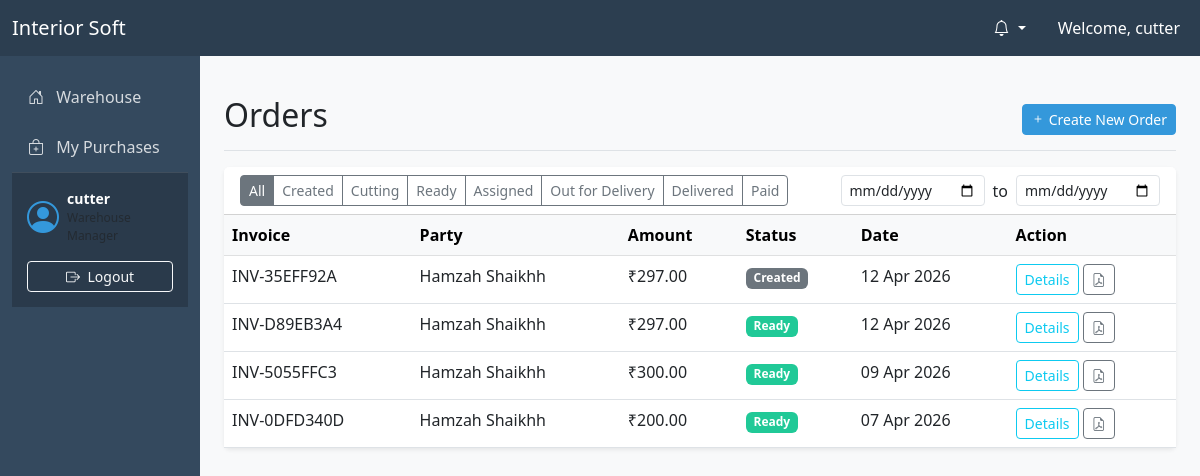
The page /orders/ (signed in) on the database its author committed.
### users/models.py (models this page shows)
class User(AbstractUser):
    SUPERADMIN = 'superadmin'
    ADMIN = 'admin'
    ACCOUNTANT = 'accountant'
    WAREHOUSE_MANAGER = 'warehouse_manager'
    DELIVERY_PERSON = 'delivery_person'
    MARKETING_PERSON = 'marketing_person'
    ROLE_CHOICES = (
        (SUPERADMIN, 'SuperAdmin'),
        (ADMIN, 'Admin'),
        (ACCOUNTANT, 'Accountant'),
        (WAREHOUSE_MANAGER, 'Warehouse Manager'),
        (DELIVERY_PERSON, 'Delivery Person'),
        (MARKETING_PERSON, 'Marketing Person'),
    )
    role = models.CharField(max_length=20, choices=ROLE_CHOICES, default=ADMIN)
    phone_number = models.CharField(max_length=15, blank=True, null=True)
    def is_superadmin(self):
        return self.role == self.SUPERADMIN
    def is_admin(self):
        return self.role == self.ADMIN or self.role == self.SUPERADMIN
    def is_accountant(self):
        return self.role == self.ACCOUNTANT
    def is_warehouse_manager(self):
        return self.role == self.WAREHOUSE_MANAGER
    def is_delivery_person(self):
        return self.role == self.DELIVERY_PERSON
    def is_marketing_person(self):
        return self.role == self.MARKETING_PERSON

### orders/models.py (models this page shows, shortened)
class Order(models.Model):
    STATUS_CHOICES = (
        ('created', 'Created'),
        ('cutting', 'Cutting'),
        ('ready', 'Ready'),
        ('assigned', 'Assigned'),
        ('out_for_delivery', 'Out for Delivery'),
        ('delivered', 'Delivered'),
        ('paid', 'Paid'),
        ('cancelled', 'Cancelled'),
    )
    invoice_number = models.CharField(max_length=50, unique=True, blank=True)
    party = models.ForeignKey(Party, on_delete=models.CASCADE, related_name='orders')
    delivery_address = models.TextField()
    status = models.CharField(max_length=20, choices=STATUS_CHOICES, default='created')
    DELIVERY_METHOD_CHOICES = (
        ('self', 'Self'),
        ('porter', 'Porter'),
        ('courier', 'Courier'),
        ('delivery_man', 'Delivery Man'),
    )
    delivery_method = models.CharField(max_length=20, choices=DELIVERY_METHOD_CHOICES, default='self')
    delivery_reference_number = models.CharField(max_length=100, blank=True, null=True)
    total_amount = models.DecimalField(max_digits=12, decimal_places=2, default=0.00)
    gst_amount = models.DecimalField(max_digits=12, decimal_places=2, default=0.00)
    grand_total = models.DecimalField(max_digits=12, decimal_places=2, default=0.00)
    balance_amount = models.DecimalField(max_digits=12, decimal_places=2, default=0.00)
    created_by = models.ForeignKey(settings.AUTH_USER_MODEL, on_delete=models.SET_NULL, null=True, related_name='created_orders')
    warehouse_manager = models.ForeignKey(settings.AUTH_USER_MODEL, on_delete=models.SET_NULL, null=True, blank=True, related_name='managed_orders')
    delivery_partner = models.ForeignKey(settings.AUTH_USER_MODEL, on_delete=models.SET_NULL, null=True, blank=True, related_name='delivered_orders')
    created_at = models.DateTimeField(auto_now_add=True)
    updated_at = models.DateTimeField(auto_now=True)

### parties/models.py (models this page shows, shortened)
class Party(models.Model):
    name = models.CharField(max_length=255)
    alias = models.CharField(max_length=255, blank=True, null=True)
    phone = models.CharField(max_length=15)
    email = models.EmailField(blank=True, null=True)
    address = models.TextField()
    gst_number = models.CharField(max_length=15, blank=True, null=True)
    credit_limit = models.DecimalField(max_digits=12, decimal_places=2, default=0.00)
    created_at = models.DateTimeField(auto_now_add=True)
    updated_at = models.DateTimeField(auto_now=True)
    class Meta:
        verbose_name_plural = "Parties"
        ordering = ['name']

### orders/views.py (the view)
# urls.py: path('', views.OrderListView.as_view(), name='order_list'),
class OrderListView(LoginRequiredMixin, ListView):
    model = Order
    template_name = 'orders/order_list.html'
    context_object_name = 'orders'
    paginate_by = 20
    def get_queryset(self):
        queryset = super().get_queryset().select_related('party', 'created_by', 'delivery_partner').prefetch_related('items', 'items__design_type', 'status_history').order_by('-created_at')
        status = self.request.GET.get('status')
        if status:
            queryset = queryset.filter(status=status)
        start_date = self.request.GET.get('start_date')
        end_date = self.request.GET.get('end_date')
        if start_date:
            queryset = queryset.filter(created_at__date__gte=start_date)
        if end_date:
            queryset = queryset.filter(created_at__date__lte=end_date)
        if self.request.user.is_warehouse_manager():
            queryset = queryset.filter(status__in=['created', 'cutting', 'ready'])
        elif self.request.user.is_delivery_person():
            queryset = queryset.filter(delivery_partner=self.request.user, status__in=['assigned', 'out_for_delivery'])
        return queryset
    def get_context_data(self, **kwargs):
        context = super().get_context_data(**kwargs)
        for order in context.get('orders', []):
            assigned_history = None
            for h in order.status_history.all():
                if h.status == 'assigned' and (assigned_history is None or h.timestamp > assigned_history.timestamp):
                    assigned_history = h
            order.assigned_at = assigned_history.timestamp if assigned_history else None
        return context

### core/context_processors.py (called while the page is built)
def notifications(request):
    if request.user.is_authenticated:
        unread_notifications = request.user.notifications.filter(is_seen=False)
        return {
            'unread_notifications': unread_notifications,
            'unread_notifications_count': unread_notifications.count()
        }
    return {}

### shop_config/context_processors.py (called while the page is built)
def shop_info(request):
    config, created = ShopConfiguration.objects.get_or_create(pk=1, defaults={'shop_name': 'Interior Soft'})
    return {
        'shop_config': config
    }

### templates/orders/order_list.html (shortened to what this page needs)
{% extends "base.html" %}
{% block content %}
<div class="d-flex justify-content-between flex-wrap flex-md-nowrap align-items-center pt-3 pb-2 mb-3 border-bottom">
    <h1 class="h2">Orders</h1>
    <div class="btn-toolbar mb-2 mb-md-0">
        <a href="{% url 'order_create' %}" class="btn btn-sm btn-primary">
            <i class="bi bi-plus"></i> Create New Order
        </a>
    </div>
</div>
<div class="card shadow-sm">
    <div class="card-header bg-white d-flex justify-content-between align-items-center flex-wrap gap-2">
        <div class="btn-group btn-group-sm">
            <a href="{% url 'order_list' %}" class="btn btn-outline-secondary {% if not request.GET.status %}active{% endif %}">All</a>
            <a href="{% url 'order_list' %}?status=created" class="btn btn-outline-secondary {% if request.GET.status == 'created' %}active{% endif %}">Created</a>
            <a href="{% url 'order_list' %}?status=cutting" class="btn btn-outline-secondary {% if request.GET.status == 'cutting' %}active{% endif %}">Cutting</a>
            <a href="{% url 'order_list' %}?status=ready" class="btn btn-outline-secondary {% if request.GET.status == 'ready' %}active{% endif %}">Ready</a>
            <a href="{% url 'order_list' %}?status=assigned" class="btn btn-outline-secondary {% if request.GET.status == 'assigned' %}active{% endif %}">Assigned</a>
            <a href="{% url 'order_list' %}?status=out_for_delivery" class="btn btn-outline-secondary {% if request.GET.status == 'out_for_delivery' %}active{% endif %}">Out for Delivery</a>
            <a href="{% url 'order_list' %}?status=delivered" class="btn btn-outline-secondary {% if request.GET.status == 'delivered' %}active{% endif %}">Delivered</a>
            <a href="{% url 'order_list' %}?status=paid" class="btn btn-outline-secondary {% if request.GET.status == 'paid' %}active{% endif %}">Paid</a>
        </div>
        <form id="filter-form" class="d-flex align-items-center gap-2">
            <input type="date" name="start_date" id="start_date" class="form-control form-control-sm" value="{{ request.GET.start_date }}" placeholder="Start Date">
            <span>to</span>
            <input type="date" name="end_date" id="end_date" class="form-control form-control-sm" value="{{ request.GET.end_date }}" placeholder="End Date">
        </form>
    </div>
    <div class="card-body p-0" id="order-table-container">
        <div class="table-responsive">
            <table class="table table-hover mb-0">
                <thead class="table-light">
                    <tr>
                        <th>Invoice</th>
                        <th>Party</th>
                        <th>Amount</th>
                        <th>Status</th>
                        <th>Date</th>
                        <th>Action</th>
                    </tr>
                </thead>
                <tbody>
                    {% for order in orders %}
                    <tr>
                        <td>{{ order.invoice_number }}</td>
                        <td>{{ order.party.name }}</td>
                        <td>₹{{ order.grand_total }}</td>
                        <td>
                            <span class="badge badge-status-{{ order.status }}">{{ order.get_status_display }}</span>
                        </td>
                        <td>{{ order.created_at|date:"d M Y" }}</td>
                        <td>
                            <a href="{% url 'order_detail' order.pk %}" class="btn btn-sm btn-outline-info">Details</a>
                            <a href="{% url 'order_invoice' order.pk %}" target="_blank" class="btn btn-sm btn-outline-secondary"><i class="bi bi-file-earmark-pdf"></i></a>
                        </td>
                    </tr>
                    {% empty %}
                    <tr>
                        <td colspan="6" class="text-center py-3">No orders found</td>
                    </tr>
                    {% endfor %}
                </tbody>
            </table>
        </div>
    </div>
</div>
{% endblock %}

### templates/base.html (shortened to what this page needs)
<!DOCTYPE html>
<html lang="en">
<head>
    <link href="https://cdn.jsdelivr.net/npm/bootstrap@5.3.0/dist/css/bootstrap.min.css" rel="stylesheet">
    <link rel="stylesheet" href="https://cdn.jsdelivr.net/npm/bootstrap-icons@1.10.0/font/bootstrap-icons.css">
    <link href="https://cdn.jsdelivr.net/npm/select2@4.1.0-rc.0/dist/css/select2.min.css" rel="stylesheet" />
    <link href="https://cdn.jsdelivr.net/npm/select2-bootstrap-5-theme@1.3.0/dist/select2-bootstrap-5-theme.min.css" rel="stylesheet" />
</head>
<body>
    <nav class="navbar navbar-expand-lg navbar-dark sticky-top">
        <div class="container-fluid">
            <a class="navbar-brand" href="{% url 'dashboard' %}">Interior Soft</a>
            <div class="collapse navbar-collapse" id="navbarNav">
                <ul class="navbar-nav ms-auto">
                    {% if user.is_authenticated %}
                        <li class="nav-item dropdown me-3">
                            <a class="nav-link dropdown-toggle text-white" href="#" id="notifDropdown" role="button" data-bs-toggle="dropdown" aria-expanded="false">
                                <i class="bi bi-bell"></i>
                            </a>
                        </li>
                        <li class="nav-item d-none d-lg-block">
                            <span class="nav-link text-white">Welcome, {{ user.username }}</span>
                        </li>
                    {% else %}
                        <li class="nav-item">
                            <a class="nav-link" href="{% url 'login' %}">Login</a>
                        </li>
                    {% endif %}
                </ul>
            </div>
        </div>
    </nav>
    <div class="container-fluid">
        <div class="row">
            {% if user.is_authenticated and request.resolver_match.url_name != 'login' %}
            <nav id="sidebarMenu" class="col-md-3 col-lg-2 d-md-block sidebar collapse">
                <div class="sidebar-nav-container">
                    <ul class="nav flex-column">
                        {% if user.is_warehouse_manager %}
                        <li class="nav-item">
                            <a class="nav-link" href="{% url 'warehouse_dashboard' %}">
                                <i class="bi bi-house-door me-2"></i> Warehouse
                            </a>
                        </li>
                        <li class="nav-item">
                            <a class="nav-link" href="{% url 'purchase_list' %}">
                                <i class="bi bi-bag-plus me-2"></i> My Purchases
                            </a>
                        </li>
                        {% endif %}
                    </ul>
                </div>
                <div class="sidebar-profile mt-auto">
                    <div class="d-flex align-items-center mb-3">
                        <i class="bi bi-person-circle profile-icon me-2"></i>
                        <div>
                            <div class="small fw-bold">{{ user.username }}</div>
                            <div class="small text-muted" style="font-size: 0.75rem;">{{ user.get_role_display }}</div>
                        </div>
                    </div>
                    <form action="{% url 'logout' %}" method="post">
                        <button type="submit" class="btn btn-sm btn-outline-light w-100">
                            <i class="bi bi-box-arrow-right me-1"></i> Logout
                        </button>
                    </form>
                </div>
            </nav>
            <main class="col-md-9 ms-sm-auto col-lg-10 px-md-4 py-4">
            {% else %}
            <main class="col-12 py-4">
            {% endif %}
                {% block content %}{% endblock %}
            </main>
        </div>
    </div>
</body>
</html>

### templates/base.html (style rules this page uses)
:root { --primary-color: #2c3e50; --secondary-color: #34495e; --accent-color: #3498db; }
body { font-family: 'Segoe UI', Tahoma, Geneva, Verdana, sans-serif; background-color: #f8f9fa; }
.navbar { background-color: var(--primary-color); }
.sidebar { height: calc(100vh - 56px); position: fixed; top: 56px; left: 0; z-index: 1000; background-color: var(--secondary-color); color: white; display: flex; flex-direction: column; padding-bottom: 0; overflow: hidden; }
.sidebar-nav-container { flex-grow: 1; overflow-y: auto; padding-top: 1rem; }
@media (min-width: 768px) { .sidebar { width: 16.666667%; } }
main { margin-left: 16.666667%; width: 83.333333%; padding-bottom: 60px; }
.sidebar-profile { padding: 15px; border-top: 1px solid rgba(255,255,255,0.1); background: rgba(0,0,0,0.2); width: 100%; margin-top: auto; }
.profile-icon { font-size: 2rem; color: var(--accent-color); }
.sidebar .nav-link { color: rgba(255,255,255,0.8); margin: 5px 0; }
.card { border: none; box-shadow: 0 0.125rem 0.25rem rgba(0,0,0,0.075); }
.btn-primary { background-color: var(--accent-color); border-color: var(--accent-color); }
.badge-status-created { background-color: #6c757d; }
.badge-status-ready { background-color: #20c997; }
.nav-link { position: relative; }

### rows shown on the page
User: username "cutter"
Order: invoice_number "INV-35EFF92A", party.name "Hamzah Shaikhh", grand_total "297.00", status "Created", created_at "12 Apr 2026"
Order: invoice_number "INV-D89EB3A4", party.name "Hamzah Shaikhh", grand_total "297.00", status "Ready", created_at "12 Apr 2026"
Order: invoice_number "INV-5055FFC3", party.name "Hamzah Shaikhh", grand_total "300.00", status "Ready", created_at "09 Apr 2026"
Order: invoice_number "INV-0DFD340D", party.name "Hamzah Shaikhh", grand_total "200.00", status "Ready", created_at "07 Apr 2026"
